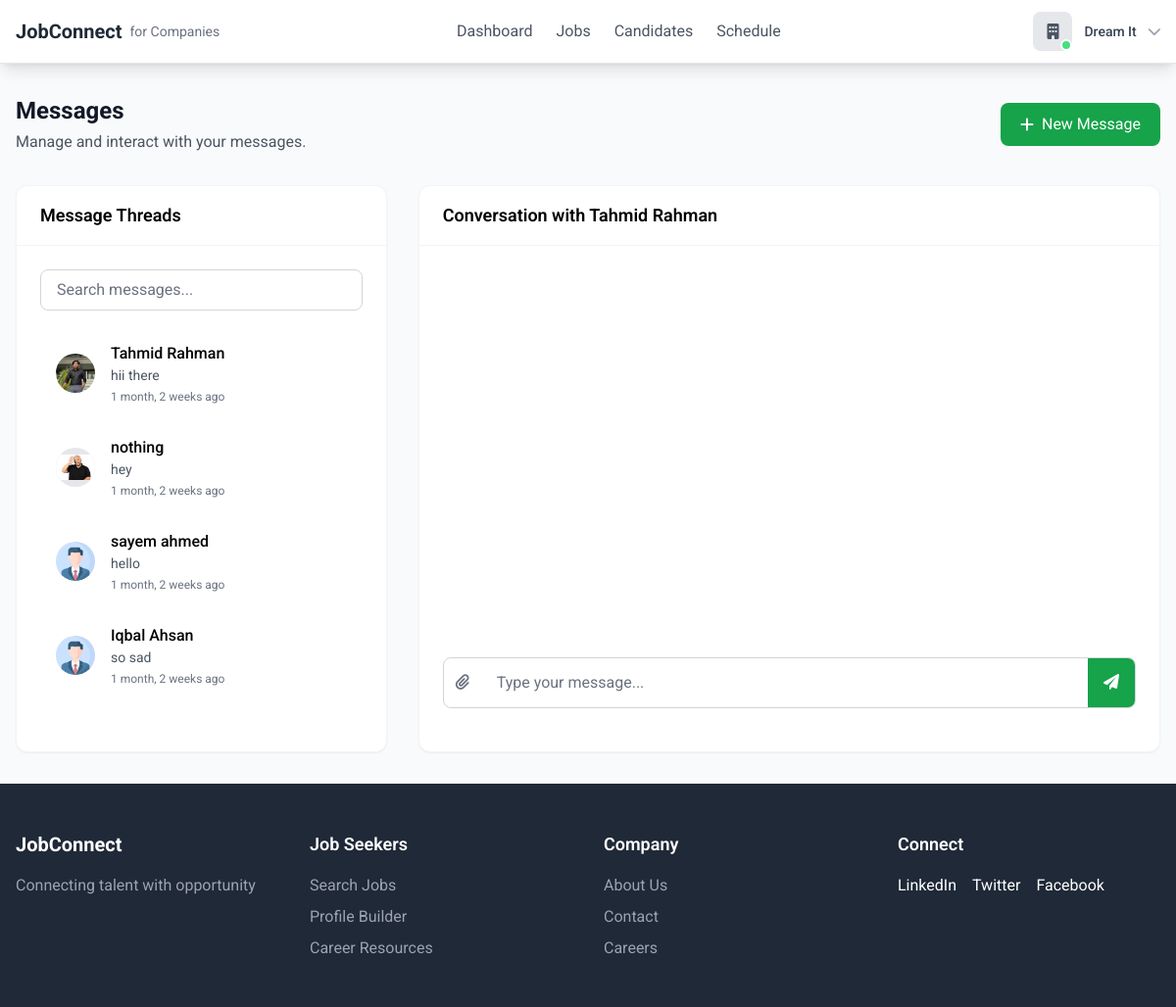
The app's page /messages/ (signed in) with its own data.
### accounts/models.py (models this page shows, shortened)
class CustomUser(AbstractBaseUser, PermissionsMixin):
    id = models.AutoField(primary_key=True)
    name = models.CharField(max_length=100)
    username = models.CharField(max_length=100, unique=True)
    email = models.EmailField(unique=True)
    phone_no = models.IntegerField(max_length=15,null=True,blank=True)
    role = models.CharField(max_length=50, choices=[
        ('admin', 'Admin'),
        ('user', 'User'),
        ('employee', 'Employee'),
    ], default='user')
    status = models.CharField(max_length=50, choices=[
        ('approved','Approved'),
        ('pending', 'Pending'),
    ],default='pending')
    is_active = models.BooleanField(default=True)
    is_staff = models.BooleanField(default=False)
    google_id = models.CharField(max_length=255, blank=True, null=True)
    email_verified = models.BooleanField(default=False)
    objects = CustomUserManager()
    USERNAME_FIELD = 'email'
    REQUIRED_FIELDS = ['username', 'name']

### chatApp/models.py (models this page shows, shortened)
class Thread(models.Model):
    participant1 = models.ForeignKey(
        User,
        on_delete=models.CASCADE,
        related_name='participant1')
    participant2 = models.ForeignKey(
        User,
        on_delete=models.CASCADE,
        related_name='participant2')
    updated = models.DateTimeField(auto_now=True)

class Message(models.Model):
    thread = models.ForeignKey(Thread, related_name='messages', on_delete=models.CASCADE)
    sender = models.ForeignKey(User, on_delete=models.CASCADE)
    content = models.TextField(blank=True)
    file = models.FileField(upload_to='chat_files/', blank=True, null=True)
    timestamp = models.DateTimeField(auto_now_add=True)
    is_read = models.BooleanField(default=False)
    is_edited = models.BooleanField(default=False)

### jobseeker/models.py (models this page shows, shortened)
class Profile(models.Model):
    user = models.OneToOneField(CustomUser, on_delete=models.CASCADE, related_name='profile')
    profile_id = models.AutoField(primary_key=True)
    profile_picture = models.ImageField(upload_to='profile_pics/', blank=True, null=True,default='profile_pics/profile_1.png')
    google_picture_url = models.URLField(blank=True, null=True)
    first_name = models.CharField(max_length=50, blank=True, null=True)
    last_name = models.CharField(max_length=50, blank=True, null=True)
    job_title = models.CharField(max_length=100, blank=True, null=True)
    location = models.CharField(max_length=100, blank=True, null=True)
    about_me = models.TextField( blank=True, null=True)
    establised_at = models.DateField(blank=True, null=True)
    total_employees = models.IntegerField(blank=True, null=True)

### chatApp/views.py (the view)
# urls.py: path('', views.index, name='index'),
@login_required
def index(request):
    threads = (
        Thread.objects.filter(participant1=request.user) |
        Thread.objects.filter(participant2=request.user)
    ).order_by('-updated')
    thread_id = request.GET.get('thread_id')
    first_thread = None
    if thread_id:
        first_thread = get_object_or_404(Thread, id=thread_id)
        if not is_participant(first_thread, request.user):
            first_thread = None
    if not first_thread and threads.exists():
        first_thread = threads.first()
    data = []
    for thread in threads:
        other = get_other_participant(thread, request.user)
        unread = thread.messages.filter(is_read=False).exclude(sender=request.user).exists()
        data.append({
            'thread': thread,
            'participant': other,
            'has_unread': unread,
        })
    return render(request, 'chat/message.html', {
        'thread_data': data,
        'first_thread': first_thread,
        'next_url': request.GET.get('next', '')
    })

### chatApp/views.py (called while the page is built)
def get_other_participant(thread, user):
    return thread.participant2 if thread.participant1 == user else thread.participant1

### static/templates/chat/message.html (shortened to what this page needs)
{% extends 'base.html' %}
{% block nav %}
{% if request.user.role == 'employee' %}
{% include 'components/company_nav.html' %}
{% elif request.user.role == 'user' %}
{% include 'components/main_nav.html' %}
{% endif %}
{% endblock nav %}
{% block content %}
<div class="max-w-7xl mx-auto px-4 py-8">
    <div class="flex flex-col md:flex-row justify-between items-start md:items-center mb-8">
        <div class="mb-4 md:mb-0">
            <h1 class="text-2xl font-bold text-gray-900">Messages</h1>
            <p class="text-gray-600 mt-1">Manage and interact with your messages.</p>
        </div>
        <div class="flex space-x-3">
            <button onclick="openNewChatModal()"
                class="bg-green-600 hover:bg-green-700 text-white px-5 py-2.5 rounded-lg flex items-center">
                <i class="fas fa-plus mr-2"></i>New Message
            </button>
        </div>
    </div>
    <div class="flex flex-col lg:flex-row gap-8">
        <div id="message-list" class="bg-white rounded-xl shadow-sm border border-gray-100 lg:w-1/3">
            <div class="px-6 py-4 border-b border-gray-100">
                <h3 class="text-lg font-semibold">Message Threads</h3>
            </div>
            <div class="p-6">
                <div class="mb-4">
                    <input type="text" placeholder="Search messages..."
                        class="w-full px-4 py-2 border border-gray-300 rounded-lg focus:outline-none focus:ring-2 focus:ring-green-500">
                </div>
                <div class="overflow-y-auto h-[410px]" id="threads-container">
                    {% for data in thread_data %}
                    {% with other=data.participant %}
                    <div id="thread-{{ data.thread.id }}"
                        class="flex items-center space-x-4 p-4 hover:bg-gray-50 rounded-lg cursor-pointer thread-item"
                        onclick="openMessage('{{ data.thread.id }}')" data-thread-id="{{ data.thread.id }}">
                        <div
                            class="h-10 w-10 rounded-full bg-gray-200 flex items-center justify-center overflow-hidden">
                            {% if other.profile.profile_picture %}
                            <img src="{{ other.profile.profile_picture.url }}" alt="picture" class="thread-picture">
                            {% else %}
                            <i class="fas fa-user text-gray-600"></i>
                            {% endif %}
                        </div>
                        <div class="flex-1">
                            <p class="thread-name font-medium {% if data.has_unread %}font-bold{% endif %}">
                                {% if other.profile.first_name or other.profile.last_name %}
                                {{ other.profile.first_name|default:"" }} {{ other.profile.last_name|default:"" }}
                                {% else %}
                                {{ other.username }}
                                {% endif %}
                            </p>
                            <p
                                class="thread-last-message text-sm text-gray-600 {% if data.has_unread %}font-semibold{% endif %}">
                                {{ data.thread.messages.last.content|truncatechars:30 }}
                            </p>
                            <p class="thread-updated text-xs text-gray-500 mt-1">{{ data.thread.updated|timesince }} ago
                            </p>
                        </div>
                    </div>
                    {% endwith %}
                    {% empty %}
                    <div class="p-4 text-center text-gray-500">
                        No messages found
                    </div>
                    {% endfor %}
                </div>
            </div>
        </div>
        <div id="message-conversation"
            class="bg-white rounded-xl shadow-sm border border-gray-100 lg:w-2/3 hidden lg:block">
            <div class="px-6 py-4 border-b border-gray-100">
                <h3 class="text-lg font-semibold">Conversation with <span id="conversation-name">...</span></h3>
            </div>
            <div class="p-6">
                <div class="overflow-y-auto h-[380px] space-y-4 flex flex-col-reverse" id="messages-container">
                </div>
                <div class="mt-4">
                    <form id="upload-form" enctype="multipart/form-data" class="relative">
                        <div class="flex items-center border border-gray-300 rounded-lg overflow-hidden">
                            <label for="file-upload"
                                class="p-3 text-gray-500 hover:text-green-600 cursor-pointer border-r-gray-500">
                                <i class="fas fa-paperclip"></i>
                            </label>
                            <input id="message-input" type="text" placeholder="Type your message..."
                                class="flex-1 px-4 py-3 focus:outline-none border-0">
                            <button type="submit"
                                class="bg-green-600 hover:bg-green-700 text-white px-4 py-[13px] h-full overflow-hidden">
                                <i class="fas fa-paper-plane"></i>
                            </button>
                        </div>
                    </form>
                </div>
            </div>
        </div>
    </div>
</div>
{% endblock content %}
{% block footer %}
<div class="footer-container hidden md:block">
    {% include 'components/footer.html' %}</div>
{% endblock footer %}

### static/templates/components/company_nav.html (shortened to what this page needs)
<nav class="bg-white shadow-lg border-b border-gray-200 sticky top-0 z-10">
    <div class="max-w-7xl mx-auto px-4">
        <div class="flex justify-between items-center py-3">
            <a href="/company/" class="flex items-center space-x-2">
                <span class="text-xl font-bold text-gray-800">JobConnect</span>
                <span class="text-sm text-gray-500">for Companies</span>
            </a>
            <div class="hidden md:flex items-center space-x-6">
                <a href="/company/"
                    class="hover:hover:text-green-600 {% if request.path == '/company/' %} text-green-600 {% else %} text-gray-600 {% endif %}">Dashboard</a>
                <a href="/company/jobs/"
                    class="hover:hover:text-green-600 {% if '/company/jobs/' in request.path %} text-green-600 {% else %} text-gray-600 {% endif %}">Jobs</a>
                <a href="/company/candidates/"
                    class="hover:hover:text-green-600 {% if '/company/candidates/' in request.path %} text-green-600 {% else %} text-gray-600 {% endif %}">Candidates</a>
                <a href="/company/schedule/"
                    class="hover:hover:text-green-600 {% if '/company/schedule/' in request.path %} text-green-600 {% else %} text-gray-600 {% endif %}">Schedule</a>
            </div>
            <div class="relative ml-4">
                <button id="profile-dropdown-button" class="flex items-center space-x-3 focus:outline-none">
                    <div class="relative">
                        <div class="h-10 w-10 rounded-lg bg-gray-200 flex items-center justify-center">
                            <i class="fas fa-building text-gray-600"></i>
                        </div>
                        <span
                            class="absolute bottom-0 right-0 w-3 h-3 bg-green-400 rounded-full border-2 border-white"></span>
                    </div>
                    <div class="text-left hidden md:block">
                        <p class="text-sm font-medium text-gray-700">{{request.user.name}}</p>
                    </div>
                    <i class="fas fa-chevron-down text-gray-400 text-sm"></i>
                </button>
            </div>
        </div>
    </div>
</nav>

### records on screen
CustomUser: user.name "Dream It"
Thread: participant.profile.profile_picture (picture), participant.profile.first_name "Tahmid", participant.profile.last_name "Rahman", thread.messages.last.content "hii there", thread.updated "1 month, 2 weeks"
Thread: participant.profile.profile_picture (picture), participant.profile.first_name "nothing", thread.messages.last.content "hey", thread.updated "1 month, 2 weeks"
Thread: participant.profile.profile_picture (picture), participant.profile.first_name "sayem ahmed", thread.messages.last.content "hello", thread.updated "1 month, 2 weeks"
Thread: participant.profile.profile_picture (picture), participant.profile.first_name "Iqbal Ahsan", thread.messages.last.content "so sad", thread.updated "1 month, 2 weeks"
